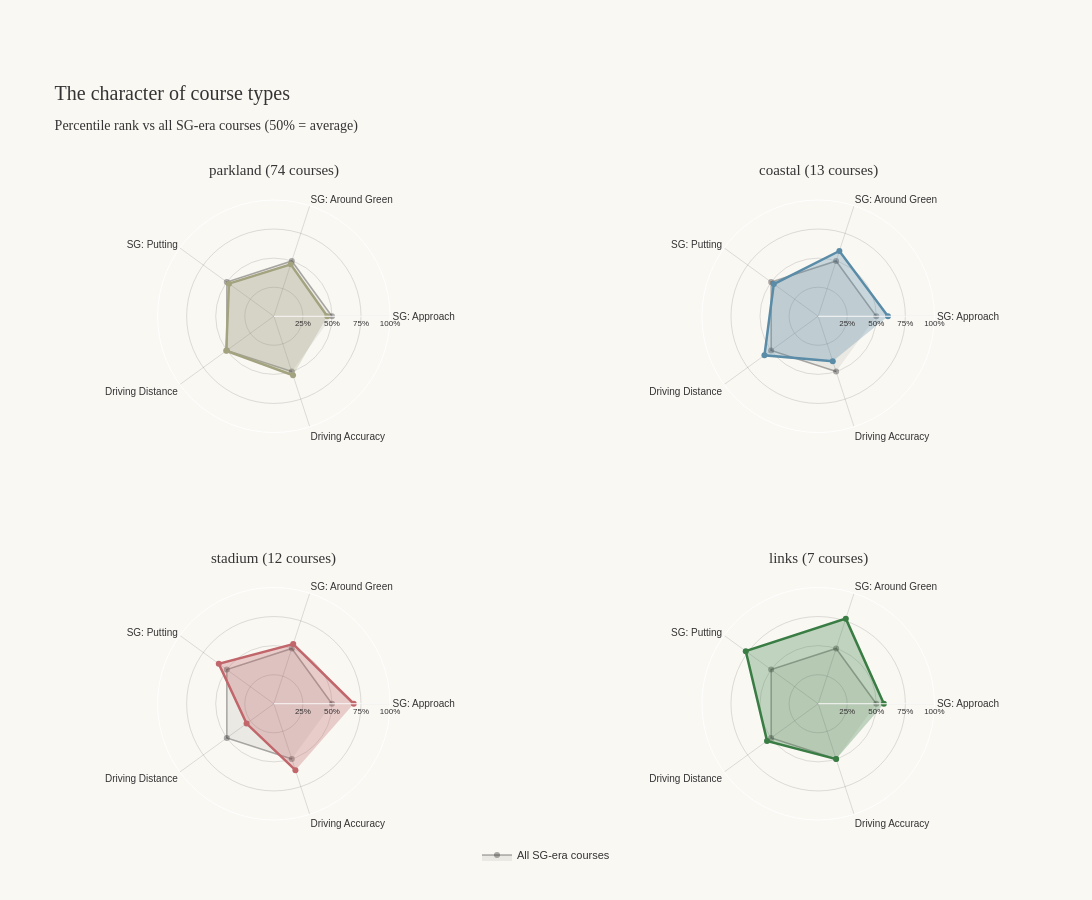

The cell this chart's notebook holds for it:
### Markdown cell above
Augusta's profile breaks the mould. The model — trained on every PGA Tour event from 2012 onward — found that what predicts performance at the Masters isn't driving, isn't approach play, isn't even putting. It's what happens around the greens, where Augusta's slippery slopes and treacherous run-offs punish the smallest mistakes. Players don't win the Masters by hitting it close — they win by saving par when they don't.

### Code cell
import math
from scipy.stats import rankdata
import plotly.subplots as sp
import plotly.graph_objects as go
import pandas as pd

# Brand
INK = "#363334"
PAPER = "#f9f8f3"

features_pretty = {
    # "sg_ott_shap": "SG: Off the Tee",
    "sg_app_shap": "SG: Approach",
    "sg_arg_shap": "SG: Around Green",
    "sg_putt_shap": "SG: Putting",
    "driving_dist_shap": "Driving Distance",
    "driving_acc_shap": "Driving Accuracy",
    # "gir_shap": "Greens in Reg.",
}
categories = list(features_pretty.values())
shap_cols = list(features_pretty.keys())

# Build percentiles DataFrame (percentile rank per feature across all courses)
percentiles = plot_df[shap_cols].copy()
for col in shap_cols:
    percentiles[col] = (rankdata(plot_df[col]) / len(plot_df)) * 100
percentiles["course_type"] = plot_df["course_type"]

# Pick 4 biggest course categories
type_counts = plot_df["course_type"].value_counts()
top_4_types = type_counts.head(4).index.tolist()
print(f"Top 4 course types: {top_4_types}")

# Average percentile rank per course type
type_avgs = percentiles[percentiles["course_type"].isin(top_4_types)].groupby("course_type")[shap_cols].mean()

# Reorder to put types in count order
type_avgs = type_avgs.loc[top_4_types]

# All courses baseline (will sit at 50% on each axis since percentiles are uniformly distributed)
overall_avg = [50.0] * len(shap_cols)

# Color per type
type_colors = {
    "parkland": "#a3a380",
    "links": "#3a7d44",
    "coastal": "#5a8ca8",
    "stadium": "#c1666b",
    "desert": "#d4a373",
    "mountain": "#6f5d8e",
    "heathland": "#8b7355",
}

# Build 2x2 grid of polar subplots
fig = sp.make_subplots(
    rows=2, cols=2,
    specs=[[{"type": "polar"}, {"type": "polar"}],
           [{"type": "polar"}, {"type": "polar"}]],
    subplot_titles=[
        f"{t} ({type_counts[t]} courses)" 
        for t in top_4_types
    ],
    horizontal_spacing=0.12,
    vertical_spacing=0.25,   # was 0.18 — gives more room between rows
)

# Add traces for each course type
for i, ctype in enumerate(top_4_types):
    row = (i // 2) + 1
    col = (i % 2) + 1
    
    type_values = [type_avgs.loc[ctype, k] for k in shap_cols]
    base_color = type_colors.get(ctype, "#888")
    
    # Convert hex to rgb for fill
    r = int(base_color[1:3], 16)
    g = int(base_color[3:5], 16)
    b = int(base_color[5:7], 16)
    fill_rgba = f"rgba({r}, {g}, {b}, 0.3)"
    
    # All-courses baseline (50th percentile on every axis)
    fig.add_trace(
        go.Scatterpolar(
            r=overall_avg,
            theta=categories,
            fill="toself",
            name="All SG-era courses",
            line=dict(color="rgba(54, 51, 52, 0.4)", width=1.5),
            fillcolor="rgba(54, 51, 52, 0.08)",
            showlegend=(i == 0),  # only show legend entry once
        ),
        row=row, col=col,
    )
    
    # The course type
    fig.add_trace(
        go.Scatterpolar(
            r=type_values,
            theta=categories,
            fill="toself",
            name=ctype.capitalize(),
            line=dict(color=base_color, width=2.5),
            fillcolor=fill_rgba,
            showlegend=False,  # type label is in the subplot title
        ),
        row=row, col=col,
    )

# Style each polar subplot consistently
for i in range(1, 5):
    polar_key = "polar" if i == 1 else f"polar{i}"
    fig.update_layout(**{
        polar_key: dict(
            bgcolor=PAPER,
            radialaxis=dict(
                visible=True,
                range=[0, 100],
                tickvals=[25, 50, 75, 100],
                ticktext=["25%", "50%", "75%", "100%"],
                tickfont=dict(family="Archivo, sans-serif", size=8, color=INK),
                gridcolor="rgba(54, 51, 52, 0.15)",
            ),
            angularaxis=dict(
                tickfont=dict(family="Archivo, sans-serif", size=10, color=INK),
                gridcolor="rgba(54, 51, 52, 0.15)",
            ),
        ),
    })

fig.update_layout(
    title=dict(
        text="The character of course types<br><sub>Percentile rank vs all SG-era courses (50% = average)</sub>",
        font=dict(family="Fraunces, serif", size=20, color=INK),
        x=0.05,
        xanchor="left",
    ),
    paper_bgcolor=PAPER,
    font=dict(family="Archivo, sans-serif", color=INK),
    legend=dict(
        orientation="h",
        yanchor="bottom", y=-0.08,
        xanchor="center", x=0.5,
        font=dict(family="Archivo, sans-serif", size=11),
    ),
    width=1100,
    height=900,
    margin=dict(l=60, r=60, t=200, b=80),  # t was 120
)

# Subplot title styling
for ann in fig.layout.annotations:
    ann.font = dict(family="Fraunces, serif", size=15, color=INK)
    ann.y = ann.y + 0.03  # nudge titles up

fig.show()

### Figure 1 — Plotly figure (JSON) as saved in the notebook; plotly's stock layout.template omitted (floating-point values rounded to 4 significant figures)
{"data": [{"fill": "toself", "fillcolor": "rgba(54, 51, 52, 0.08)", "line": {"color": "rgba(54, 51, 52, 0.4)", "width": 1.5}, "name": "All SG-era courses", "r": [50, 50, 50, 50, 50], "showlegend": true, "subplot": "polar", "theta": ["SG: Approach", "SG: Around Green", "SG: Putting", "Driving Distance", "Driving Accuracy"], "type": "scatterpolar"}, {"fill": "toself", "fillcolor": "rgba(163, 163, 128, 0.3)", "line": {"color": "#a3a380", "width": 2.5}, "name": "Parkland", "r": [45.96, 46.93, 47.7, 50.65, 53.37], "showlegend": false, "subplot": "polar", "theta": ["SG: Approach", "SG: Around Green", "SG: Putting", "Driving Distance", "Driving Accuracy"], "type": "scatterpolar"}, {"fill": "toself", "fillcolor": "rgba(54, 51, 52, 0.08)", "line": {"color": "rgba(54, 51, 52, 0.4)", "width": 1.5}, "name": "All SG-era courses", "r": [50, 50, 50, 50, 50], "showlegend": false, "subplot": "polar2", "theta": ["SG: Approach", "SG: Around Green", "SG: Putting", "Driving Distance", "Driving Accuracy"], "type": "scatterpolar"}, {"fill": "toself", "fillcolor": "rgba(90, 140, 168, 0.3)", "line": {"color": "#5a8ca8", "width": 2.5}, "name": "Coastal", "r": [60.04, 59.02, 47.17, 57.11, 40.64], "showlegend": false, "subplot": "polar2", "theta": ["SG: Approach", "SG: Around Green", "SG: Putting", "Driving Distance", "Driving Accuracy"], "type": "scatterpolar"}, {"fill": "toself", "fillcolor": "rgba(54, 51, 52, 0.08)", "line": {"color": "rgba(54, 51, 52, 0.4)", "width": 1.5}, "name": "All SG-era courses", "r": [50, 50, 50, 50, 50], "showlegend": false, "subplot": "polar3", "theta": ["SG: Approach", "SG: Around Green", "SG: Putting", "Driving Distance", "Driving Accuracy"], "type": "scatterpolar"}, {"fill": "toself", "fillcolor": "rgba(193, 102, 107, 0.3)", "line": {"color": "#c1666b", "width": 2.5}, "name": "Stadium", "r": [68.73, 53.98, 58.55, 28.98, 60.1], "showlegend": false, "subplot": "polar3", "theta": ["SG: Approach", "SG: Around Green", "SG: Putting", "Driving Distance", "Driving Accuracy"], "type": "scatterpolar"}, {"fill": "toself", "fillcolor": "rgba(54, 51, 52, 0.08)", "line": {"color": "rgba(54, 51, 52, 0.4)", "width": 1.5}, "name": "All SG-era courses", "r": [50, 50, 50, 50, 50], "showlegend": false, "subplot": "polar4", "theta": ["SG: Approach", "SG: Around Green", "SG: Putting", "Driving Distance", "Driving Accuracy"], "type": "scatterpolar"}, {"fill": "toself", "fillcolor": "rgba(58, 125, 68, 0.3)", "line": {"color": "#3a7d44", "width": 2.5}, "name": "Links", "r": [56.51, 76.99, 76.99, 54.36, 50.06], "showlegend": false, "subplot": "polar4", "theta": ["SG: Approach", "SG: Around Green", "SG: Putting", "Driving Distance", "Driving Accuracy"], "type": "scatterpolar"}], "layout": {"annotations": [{"font": {"color": "#363334", "family": "Fraunces, serif", "size": 15}, "showarrow": false, "text": "parkland (74 courses)", "x": 0.22, "xanchor": "center", "xref": "paper", "y": 1.03, "yanchor": "bottom", "yref": "paper"}, {"font": {"color": "#363334", "family": "Fraunces, serif", "size": 15}, "showarrow": false, "text": "coastal (13 courses)", "x": 0.78, "xanchor": "center", "xref": "paper", "y": 1.03, "yanchor": "bottom", "yref": "paper"}, {"font": {"color": "#363334", "family": "Fraunces, serif", "size": 15}, "showarrow": false, "text": "stadium (12 courses)", "x": 0.22, "xanchor": "center", "xref": "paper", "y": 0.405, "yanchor": "bottom", "yref": "paper"}, {"font": {"color": "#363334", "family": "Fraunces, serif", "size": 15}, "showarrow": false, "text": "links (7 courses)", "x": 0.78, "xanchor": "center", "xref": "paper", "y": 0.405, "yanchor": "bottom", "yref": "paper"}], "font": {"color": "#363334", "family": "Archivo, sans-serif"}, "height": 900, "legend": {"font": {"family": "Archivo, sans-serif", "size": 11}, "orientation": "h", "x": 0.5, "xanchor": "center", "y": -0.08, "yanchor": "bottom"}, "margin": {"b": 80, "l": 60, "r": 60, "t": 200}, "paper_bgcolor": "#f9f8f3", "polar": {"angularaxis": {"gridcolor": "rgba(54, 51, 52, 0.15)", "tickfont": {"color": "#363334", "family": "Archivo, sans-serif", "size": 10}}, "bgcolor": "#f9f8f3", "domain": {"x": [0, 0.44], "y": [0.625, 1]}, "radialaxis": {"gridcolor": "rgba(54, 51, 52, 0.15)", "range": [0, 100], "tickfont": {"color": "#363334", "family": "Archivo, sans-serif", "size": 8}, "ticktext": ["25%", "50%", "75%", "100%"], "tickvals": [25, 50, 75, 100], "visible": true}}, "polar2": {"angularaxis": {"gridcolor": "rgba(54, 51, 52, 0.15)", "tickfont": {"color": "#363334", "family": "Archivo, sans-serif", "size": 10}}, "bgcolor": "#f9f8f3", "domain": {"x": [0.56, 1], "y": [0.625, 1]}, "radialaxis": {"gridcolor": "rgba(54, 51, 52, 0.15)", "range": [0, 100], "tickfont": {"color": "#363334", "family": "Archivo, sans-serif", "size": 8}, "ticktext": ["25%", "50%", "75%", "100%"], "tickvals": [25, 50, 75, 100], "visible": true}}, "polar3": {"angularaxis": {"gridcolor": "rgba(54, 51, 52, 0.15)", "tickfont": {"color": "#363334", "family": "Archivo, sans-serif", "size": 10}}, "bgcolor": "#f9f8f3", "domain": {"x": [0, 0.44], "y": [0, 0.375]}, "radialaxis": {"gridcolor": "rgba(54, 51, 52, 0.15)", "range": [0, 100], "tickfont": {"color": "#363334", "family": "Archivo, sans-serif", "size": 8}, "ticktext": ["25%", "50%", "75%", "100%"], "tickvals": [25, 50, 75, 100], "visible": true}}, "polar4": {"angularaxis": {"gridcolor": "rgba(54, 51, 52, 0.15)", "tickfont": {"color": "#363334", "family": "Archivo, sans-serif", "size": 10}}, "bgcolor": "#f9f8f3", "domain": {"x": [0.56, 1], "y": [0, 0.375]}, "radialaxis": {"gridcolor": "rgba(54, 51, 52, 0.15)", "range": [0, 100], "tickfont": {"color": "#363334", "family": "Archivo, sans-serif", "size": 8}, "ticktext": ["25%", "50%", "75%", "100%"], "tickvals": [25, 50, 75, 100], "visible": true}}, "title": {"font": {"color": "#363334", "family": "Fraunces, serif", "size": 20}, "text": "The character of course types<br><sub>Percentile rank vs all SG-era courses (50% = average)</sub>", "x": 0.05, "xanchor": "left"}, "width": 1100}}
